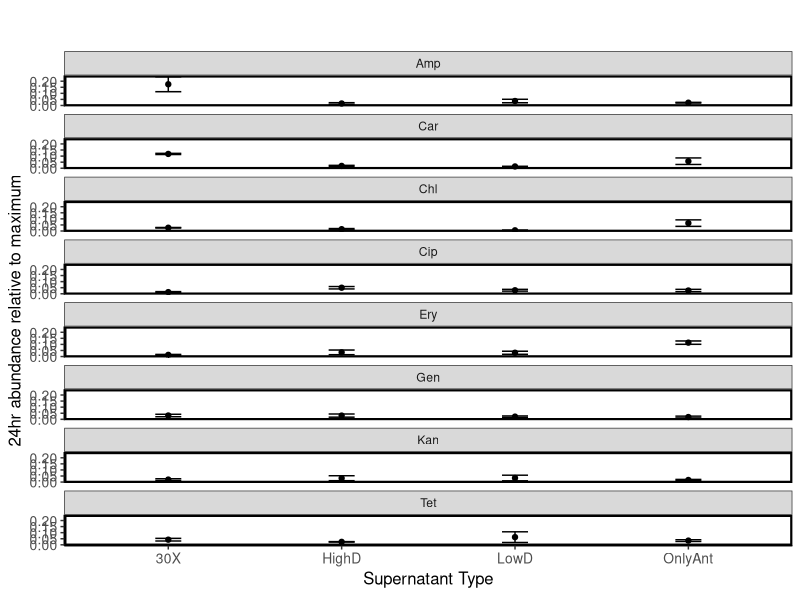
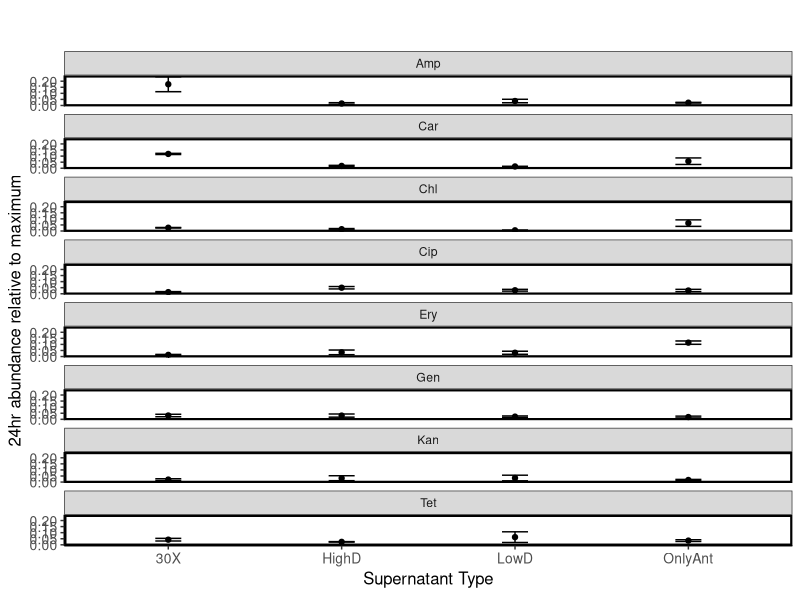

Recreate these plots in R, in order.
# Analisys on experimental data to assess self-protective interactions via culturing the Ca species 
#in its own supernatant in the presence of antibiotics.

library(reshape)
library(stringr)
library(dplyr)
library(plotrix)
library(ggplot2)

#OD BACKGROUND OF MEDIA WITH AND WITHOUT ANTIBIOTICS
Day2Background <- read.table ('Day2_NoCells_AntibioticBackground.dat', header=F, sep = "\t", dec = ".")
Day2Background <- Day2Background[,2:13] 
#Columns 1-3 are for media + 16X antibiotic concentration (where it could be seen visually which antibiotics are less soluble, 
#potentially interfering more with background OD even at lower concentrations).
#Columns 4-6 are for media + 1X antibiotic concentration. 
#Columns 7-9 are for a 1/8 dilution of the media in columns 4-6.
#Columns 10-12 are for Base Medium background (no antibiotics, no cells).
colnames(Day2Background) <- c('16Xa', '16Xb','16Xc','1Xa','1Xb','1Xc','1_8Xb','1_8Xb','1_8c','BMa','BMb', 'BMc')
rownames(Day2Background) <- c('Ery', 'Chl', 'Gen', 'Amp', 'Kan', 'Car', 'Tet', 'Cip')

Day2Background[,13] <-rowMeans(Day2Background[,1:3],na.rm=TRUE)  
Day2Background[,14] <-rowMeans(Day2Background[,4:6],na.rm=TRUE)  
Day2Background[,15] <-rowMeans(Day2Background[,7:9],na.rm=TRUE)  
Day2Background[,16] <-rowMeans(Day2Background[,10:12],na.rm=TRUE)  
colnames(Day2Background)[13:16] <- c('Bg16X','Bg1X','Bg1_8X','BgBM')
BMbackground<-mean(Day2Background[,16])

#From the output .csv in Fig. S12, measure the final OD of Ca in the absence of interactions and antibiotics
CaEco <- read.csv('CaEco.csv')
CaK = CaEco[11:13]# Carrying capacity as OD in absence of antibiotics
CaK = CaK[-(4:5),]
CaK[7:12,1] = CaK[1:6,2]
CaK[13:18,1] = CaK[1:6,3]
CaK = CaK[,-(2:3)]
CaMeanK = mean(CaK)
CaErrK = sd(CaK)/sqrt(18)


#OD Ca cells in 1X antibiotics, Ca Supernatant
Day2Ca_1X_in_CaS <- read.table ('Day2_Ca_in_1X_CaSupernatant.dat', header=F, sep = "\t", dec = ".")
colnames(Day2Ca_1X_in_CaS) <- c('Antibiotic','30X_1', '30X_2','30X_3','HighD_1','HighD_2','HighD_3','LowD_1','LowD_2','LowD_3','OnlyAnt_1','OnlyAnt_2', 'OnlyAnt_3')
Day2Ca_1X_in_CaS[1] <- c('Ery', 'Chl', 'Gen', 'Amp', 'Kan', 'Car', 'Tet', 'Cip')
#Subtract background OD for each antibiotic
for (i in 2:13){
  Day2Ca_1X_in_CaS[i] <- Day2Ca_1X_in_CaS[i] - Day2Background[14]
}

Ca_1X_in_CaS <-  as.data.frame( melt(Day2Ca_1X_in_CaS,  id.vars=c('Antibiotic'),  value.name="OD")) #formatting
#add replicate indexing
Ca_1X_in_CaS[,4] <- substr(Ca_1X_in_CaS[,2], nchar(as.character(Ca_1X_in_CaS[,2])),nchar(as.character(Ca_1X_in_CaS[,2])))
#remove replicate indexing from column 2
Ca_1X_in_CaS[,2] <- substr(Ca_1X_in_CaS[,2], 1,nchar(as.character(Ca_1X_in_CaS[,2]))-2)
colnames(Ca_1X_in_CaS) <- c('Antibiotic','Supernatant', 'OD', 'Replicate')

#Ca cells in 1X Ca supernatant
#Mean and StError for each Antibiotic&Supernatant condition
AntibClass <- unlist(Ca_1X_in_CaS[1] %>% unique)  # unique is creating a list, but we need a vector, so we also use unlist()
SupernClass <- unlist(dplyr::distinct(Ca_1X_in_CaS[2])) #alternative way of getting unique values
Stats1XCa_in_Ca <- data.frame(Antibiotic = c('Chl','Chl'),Supernatant=c('HighD','LowD'), MeanOD=c(0.1,0.5),StErrOD=c(0.01,0.02))
replicates <- 3  
for (anti in 1:length(AntibClass)){
  for (super in 1:length(SupernClass)){
    Stats1XCa_in_Ca[super+(anti-1)*length(SupernClass),1] <- AntibClass[anti]
    Stats1XCa_in_Ca[super+(anti-1)*length(SupernClass),2] <- SupernClass[super]
    Stats1XCa_in_Ca[super+(anti-1)*length(SupernClass),3] <- mean(Ca_1X_in_CaS[Ca_1X_in_CaS[,1]== AntibClass[anti] & Ca_1X_in_CaS[,2]== SupernClass[super],3])
    Stats1XCa_in_Ca[super+(anti-1)*length(SupernClass),4] <-   sd(Ca_1X_in_CaS[Ca_1X_in_CaS[,1]== AntibClass[anti] & Ca_1X_in_CaS[,2]== SupernClass[super],3])/sqrt(replicates)
  }
} 


#Plot
Plot1XCa <- ggplot(subset(Stats1XCa_in_Ca), aes(x= Supernatant, y= MeanOD/CaMeanK, group= Supernatant))
background <- theme_bw() + theme ( panel.grid.minor=element_blank(), panel.grid.major=element_blank(), axis.line= element_line(colour="black"), panel.border = element_rect (colour="black", size=1.5), axis.text=element_text(size=10), axis.title=element_text(size=12), title=element_text(size=22)) 
titulos<- labs(title="", x=expression(paste("Supernatant Type")), y=expression(paste("24hr abundance relative to maximum")))
escalaY <- scale_y_continuous(breaks = pretty(Stats1XCa_in_Ca$MeanOD/CaMeanK, n = 2), limits = c(0, NA))
escalaY <- scale_y_continuous(breaks = pretty(Stats1XCa_in_Ca$MeanOD/CaMeanK, n = 2))
couleur <- scale_colour_manual(values = c( 'gray'))
puntos <- geom_point()
barras <- geom_errorbar(aes(ymin= (MeanOD-StErrOD)/CaMeanK, ymax= (MeanOD+StErrOD)/CaMeanK, width=.15))
paneles <- facet_wrap(~ Antibiotic,  ncol=1)
plotii = Plot1XCa + background  + titulos + couleur + paneles + puntos + barras
plotii

pdf("F_S13A.pdf", width=2.5, height=10)
print(plotii)
dev.off()
